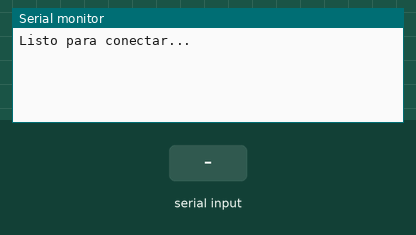
Recording of a sketch running on a simulated Arduino Uno, built with avr-gcc and run on an emulated ATmega328P. Parts: the last lines printed to the serial monitor. Inputs (shaded band) come from the test bench.

Above: at 1.2 s.
1.3 s: "1" received over the second serial link
At 2.5 s:
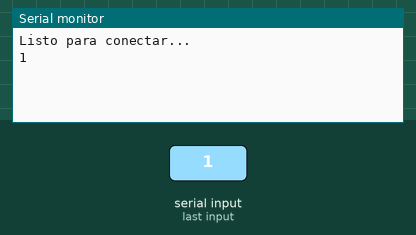
2.8 s: "0" received over the second serial link
At 3.8 s:
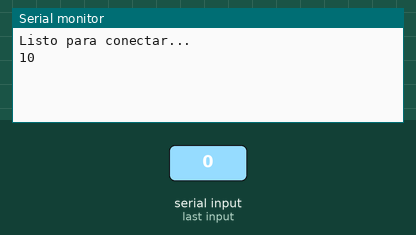

Measured:
- after the input at 1.3 s, the serial monitor: prints a new line at once (image 1)
- after the input at 2.8 s, the serial monitor: prints a new line at once (image 2)

The sketch:

Practica001.ino
```cpp
#include <SoftwareSerial.h>  // libreria que permite establecer pines digitales
        // para comunicacion serie

SoftwareSerial mBT(10, 11);  // pin 10 como RX, pin 11 como TX

void setup(){
  Serial.begin(9600);   // comunicacion de monitor serial a 9600 bps
  Serial.println("Listo para conectar...");  // escribe Listo en el monitor
  mBT.begin(9600);    // comunicacion serie entre Arduino y el modulo a 38400 bps
}

void loop(){
if (mBT.available())       // si hay informacion disponible desde modulo
   Serial.write(mBT.read());   // lee Bluetooth y envia a monitor serial de Arduino

if (Serial.available())     // si hay informacion disponible desde el monitor serial
   mBT.write(Serial.read());   // lee monitor serial y envia a Bluetooth

}
```
